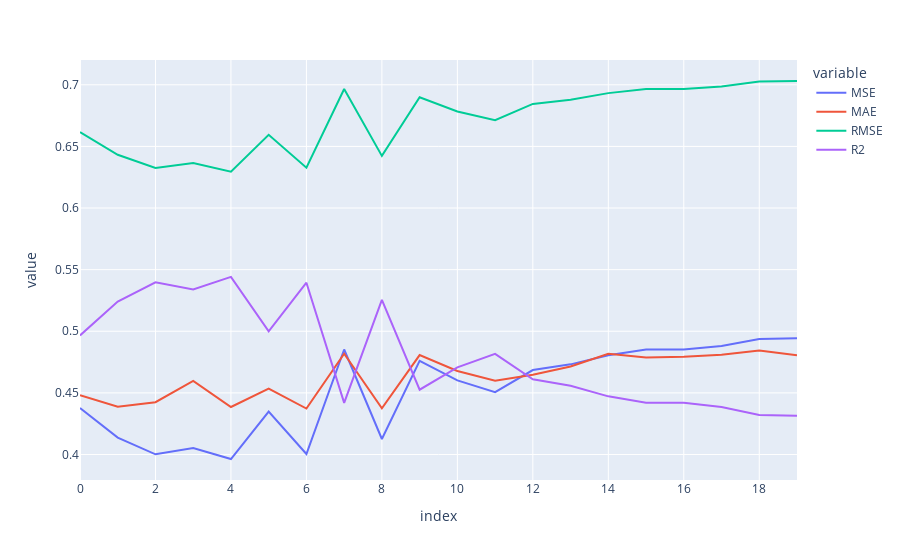

Write notebook code for a chart like this one.
### Code cell
px.line(dataframe)

### Figure 1 — Plotly figure (JSON) as saved in the notebook; plotly's stock layout.template omitted (floating-point values rounded to 4 significant figures)
{"data": [{"hovertemplate": "variable=MSE<br>index=%{x}<br>value=%{y}<extra></extra>", "legendgroup": "MSE", "line": {"color": "#636efa", "dash": "solid"}, "marker": {"symbol": "circle"}, "mode": "lines", "name": "MSE", "orientation": "v", "showlegend": true, "x": [0, 1, 2, 3, 4, 5, 6, 7, 8, 9, 10, 11, 12, 13, 14, 15, 16, 17, 18, 19], "xaxis": "x", "y": [0.4376, 0.4137, 0.4001, 0.4052, 0.3963, 0.4348, 0.4004, 0.4852, 0.4126, 0.4759, 0.4601, 0.4506, 0.4685, 0.4731, 0.4806, 0.4851, 0.4852, 0.4881, 0.4938, 0.4943], "yaxis": "y", "type": "scatter"}, {"hovertemplate": "variable=MAE<br>index=%{x}<br>value=%{y}<extra></extra>", "legendgroup": "MAE", "line": {"color": "#EF553B", "dash": "solid"}, "marker": {"symbol": "circle"}, "mode": "lines", "name": "MAE", "orientation": "v", "showlegend": true, "x": [0, 1, 2, 3, 4, 5, 6, 7, 8, 9, 10, 11, 12, 13, 14, 15, 16, 17, 18, 19], "xaxis": "x", "y": [0.4481, 0.4388, 0.4425, 0.4597, 0.4385, 0.4535, 0.4373, 0.4818, 0.4375, 0.4807, 0.4678, 0.4599, 0.4647, 0.4714, 0.4818, 0.4786, 0.4793, 0.4809, 0.4844, 0.4806], "yaxis": "y", "type": "scatter"}, {"hovertemplate": "variable=RMSE<br>index=%{x}<br>value=%{y}<extra></extra>", "legendgroup": "RMSE", "line": {"color": "#00cc96", "dash": "solid"}, "marker": {"symbol": "circle"}, "mode": "lines", "name": "RMSE", "orientation": "v", "showlegend": true, "x": [0, 1, 2, 3, 4, 5, 6, 7, 8, 9, 10, 11, 12, 13, 14, 15, 16, 17, 18, 19], "xaxis": "x", "y": [0.6615, 0.6432, 0.6326, 0.6366, 0.6296, 0.6594, 0.6328, 0.6966, 0.6423, 0.6899, 0.6783, 0.6713, 0.6845, 0.6879, 0.6933, 0.6965, 0.6965, 0.6986, 0.7027, 0.7031], "yaxis": "y", "type": "scatter"}, {"hovertemplate": "variable=R2<br>index=%{x}<br>value=%{y}<extra></extra>", "legendgroup": "R2", "line": {"color": "#ab63fa", "dash": "solid"}, "marker": {"symbol": "circle"}, "mode": "lines", "name": "R2", "orientation": "v", "showlegend": true, "x": [0, 1, 2, 3, 4, 5, 6, 7, 8, 9, 10, 11, 12, 13, 14, 15, 16, 17, 18, 19], "xaxis": "x", "y": [0.4966, 0.5241, 0.5397, 0.5339, 0.5441, 0.4999, 0.5394, 0.4419, 0.5254, 0.4526, 0.4707, 0.4817, 0.461, 0.4558, 0.4472, 0.442, 0.4419, 0.4386, 0.432, 0.4314], "yaxis": "y", "type": "scatter"}], "layout": {"xaxis": {"anchor": "y", "domain": [0.0, 1.0], "title": {"text": "index"}}, "yaxis": {"anchor": "x", "domain": [0.0, 1.0], "title": {"text": "value"}}, "legend": {"title": {"text": "variable"}, "tracegroupgap": 0}, "margin": {"t": 60}}}
